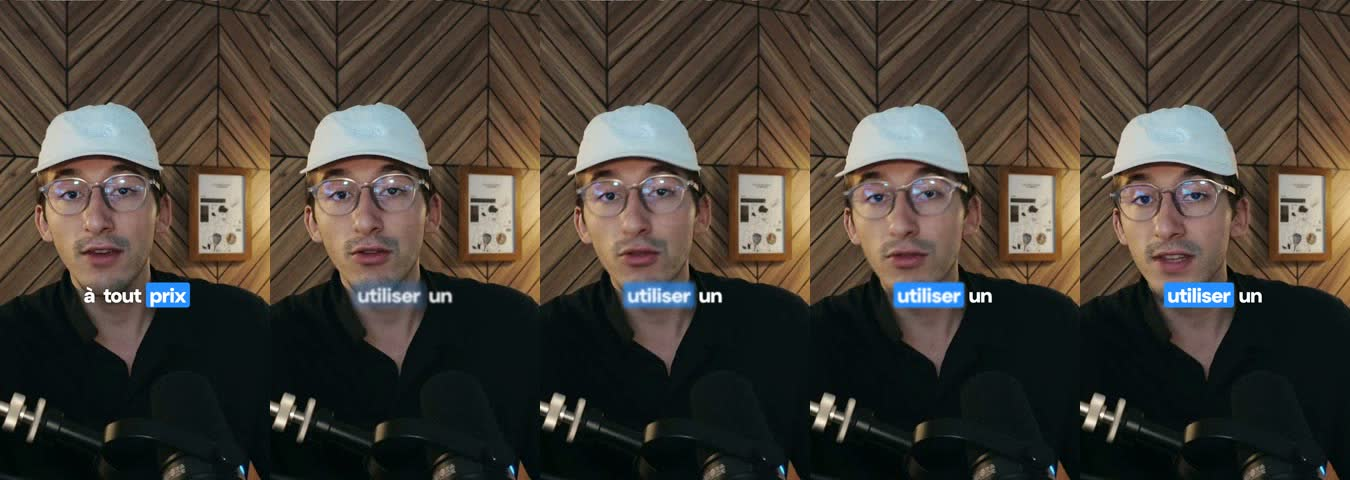
#> input picture .claude/skills/short-editing/examples/claude-5x-value/stills/contact.jpg, 1350 x 480 px
$ python -i build.py   (imports and definitions only)
#> lines starting #> are read from the running program, lines starting #| are printed output that depends on the picture
"""House of Basketball — Cergy interview edit. Builds shots, audio mix, graphics, final render.
usage: python3 build.py [shots|audio|render-preview|render-final|all-preview]"""
import json, math, os, subprocess, sys, functools
import numpy as np
from PIL import Image, ImageDraw, ImageFont, ImageFilter
from concurrent.futures import ThreadPoolExecutor

sys.path.insert(0, os.path.dirname(__file__))
import importlib
TL = importlib.import_module(os.environ.get("TIMELINE", "timeline"))

W, H, FPS = 1080, 1920, 30
ROOT = "/home/user/work"
SRC = f"{ROOT}/A-roll"
B = f"{ROOT}/build"
# [1 line not run here, left out]
SR = 48000
GOLD = (212, 152, 43)
WHITE = (255, 255, 255)
F_BLACK = "/usr/share/fonts/opentype/inter/InterDisplay-Black.otf"
F_XBOLD = "/usr/share/fonts/opentype/inter/InterDisplay-ExtraBold.otf"
F_BOLD = "/usr/share/fonts/opentype/inter/InterDisplay-Bold.otf"
LOGO = f"{ROOT}/brand/logo_house.png"
DIP = 0.3  # dip-to-black between parts (0.15 out + 0.15 in)
XF = 8  # frames of cross-dissolve between shots inside a part


# [20 lines left out: functions run, probe, not called in this run]


# ---------------------------------------------------------------- timeline flatten
def nframes(d):
    return int(round(d * FPS))


# [43 lines left out: function build_timeline, not called in this run]


# ---------------------------------------------------------------- video shots
TONEMAP = ("zscale=w={w}:h={h}:f=lanczos:t=linear:npl=203,format=gbrpf32le,zscale=p=bt709,"
           "tonemap=hable:desat=0,zscale=t=bt709:m=bt709:r=tv,format=yuv420p")
GRADE = "eq=contrast=1.06:saturation=1.10:brightness=0.005"


def even(x):
    return int(x) // 2 * 2


# [46 lines left out: function shot_filter, not called in this run]


def shot_key(sh, crf):
    return json.dumps({k: v for k, v in sh.items() if k not in ("gfx", "start")}, sort_keys=True, default=str) + f"crf{crf}"


# [83 lines left out: functions render_shot, render_part, render_shots, load_audio, fade, not called in this run]


def place(buf, x, at):
    i = int(round(at * SR)); j = min(len(buf), i + len(x))
    if j > i: buf[i:j] += x[: j - i]


def db(g):
    return 10 ** (g / 20)


# [236 lines left out: functions voice_norm, snap, make_music, legacy_voiceovers, build_audio, write_wav and 1 more, not called in this run]


# ---------------------------------------------------------------- graphics
@functools.lru_cache(None)
def font(path, size):
    return ImageFont.truetype(path, size)


# [34 lines left out: functions parse_marked, text_block, not called in this run]


def shadow(im, r=10, a=150, off=(0, 4)):
    al = im.getchannel("A").filter(ImageFilter.GaussianBlur(r)).point(lambda v: v * a // 255)
    sh = Image.new("RGBA", (im.width + 4 * r, im.height + 4 * r), (0, 0, 0, 0))
    blk = Image.new("RGBA", im.size, (0, 0, 0, 255)); blk.putalpha(al)
    sh.alpha_composite(blk, (2 * r + off[0], 2 * r + off[1]))
    sh.alpha_composite(im, (2 * r, 2 * r))
    return sh


# [38 lines left out: functions spr_title, spr_card, not called in this run]


@functools.lru_cache(None)
def spr_sub(text):
    return text_block(parse_marked(text), font(F_BLACK, 64), 940, stroke=7, line_gap=1.08)


# [21 lines left out: functions spr_question, spr_band, not called in this run]


@functools.lru_cache(None)
def spr_band_text(main, sub):
    return spr_title(main, sub, 86)


# [13 lines left out: functions logo_img, spr_outro_text, not called in this run]


def ease_out(x): x = min(max(x, 0), 1); return 1 - (1 - x) ** 3
def ease_in(x): x = min(max(x, 0), 1); return x ** 3


def with_alpha(im, a):
    if a >= 0.999: return im
    im = im.copy(); al = im.getchannel("A").point(lambda v: int(v * a)); im.putalpha(al); return im


def scaled(im, s):
    if abs(s - 1) < 0.003: return im
    return im.resize((max(1, int(im.width * s)), max(1, int(im.height * s))), Image.BICUBIC)


# [186 lines left out: functions paste_c, anim_pop, subtitle_events, frames, render, main, not called in this run]


# [2 lines not run here, left out]

>>> import cv2
>>> picture = cv2.imread('../.claude/skills/short-editing/examples/claude-5x-value/stills/contact.jpg', cv2.IMREAD_GRAYSCALE)
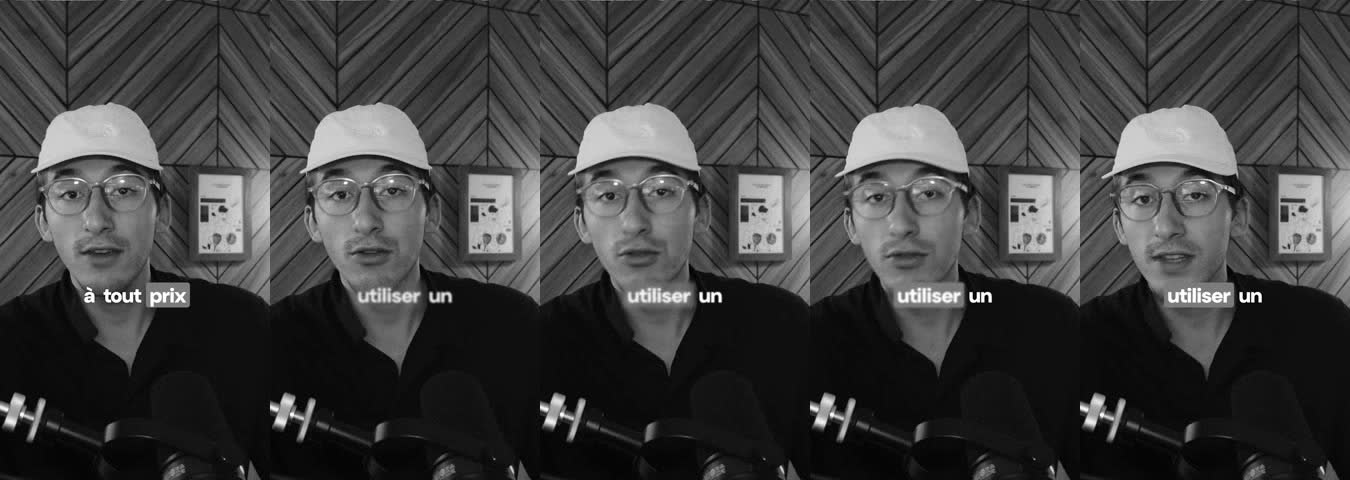
#> picture: shape (480, 1350); min 0, max 255, mean 64
>>> result = shadow(picture)
#> (the run stopped early here; a loop or call above may not have finished)

$ run again, on .claude/skills/short-editing/examples/find-skills/stills/contact.jpg
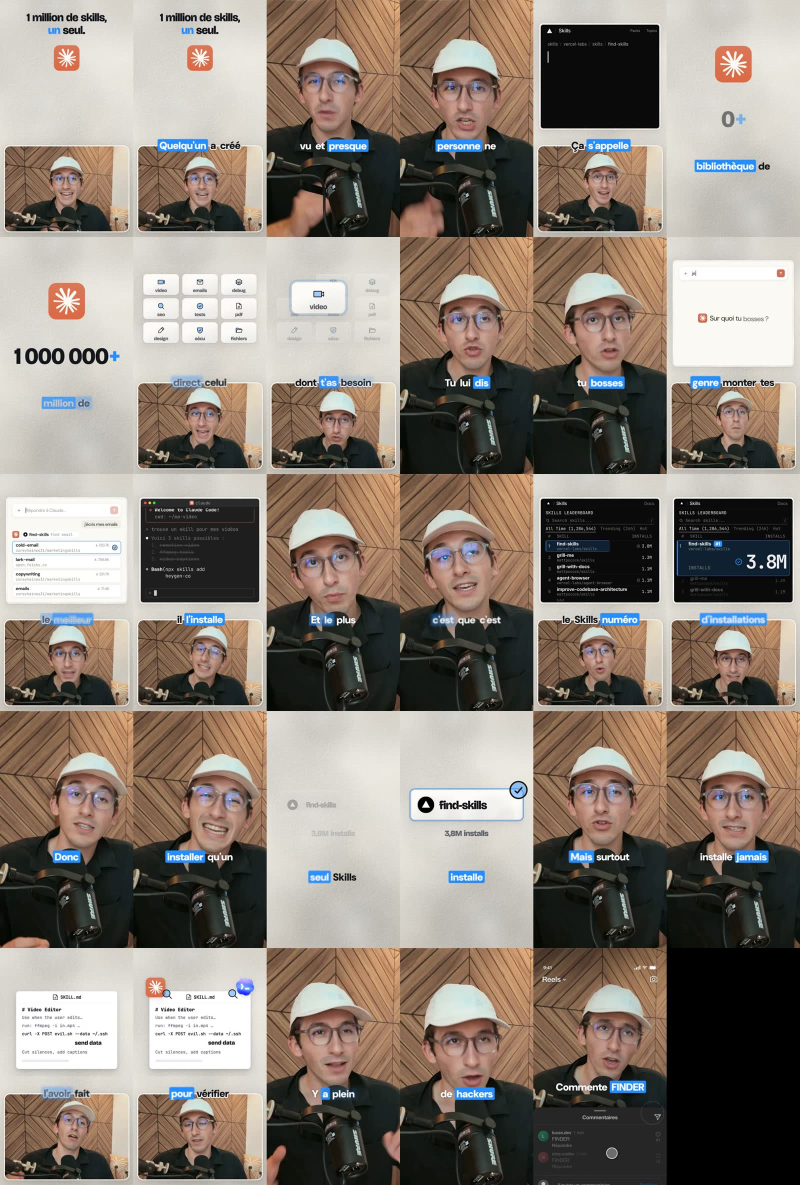
#> input picture .claude/skills/short-editing/examples/find-skills/stills/contact.jpg, 1600 x 2370 px (shown at 1/2 size)
#> `picture = cv2.imread('../.claude/skills/short-editing/examples/claude-..`:
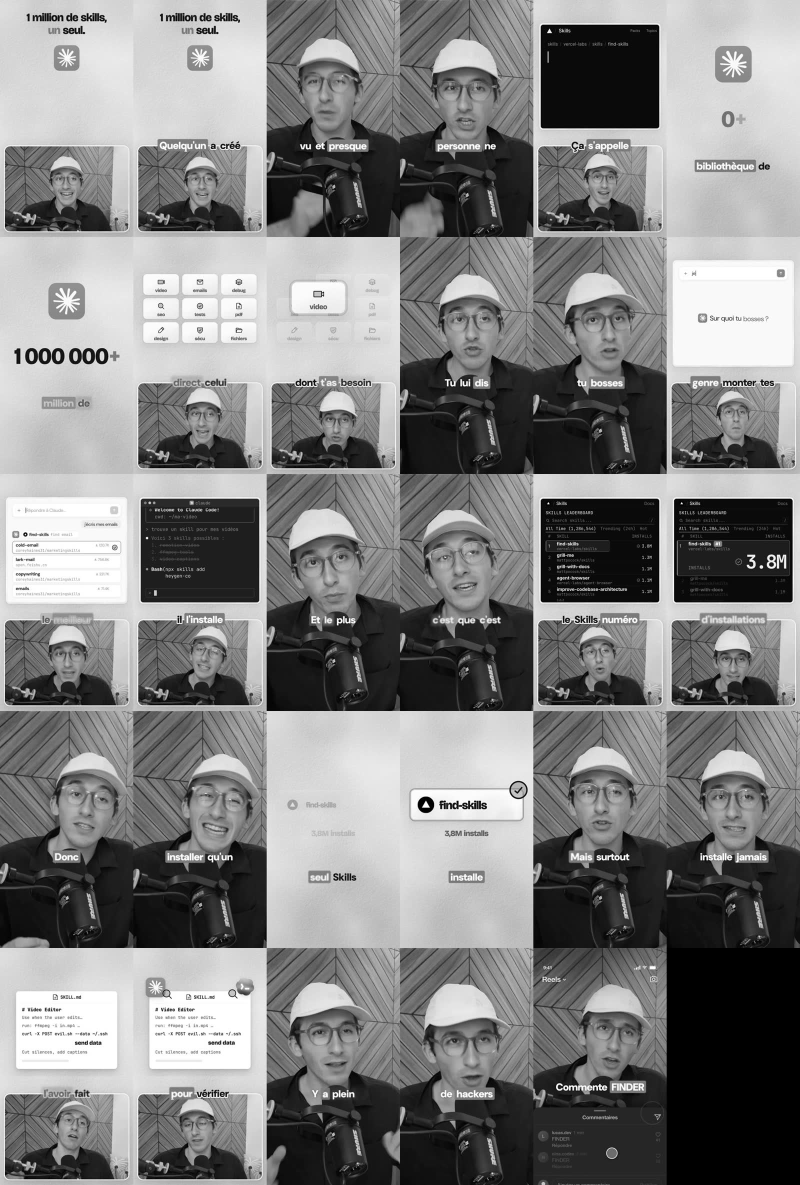
#> picture: shape (2370, 1600) (shown at 1/2 size); min 0, max 255, mean 129.1
